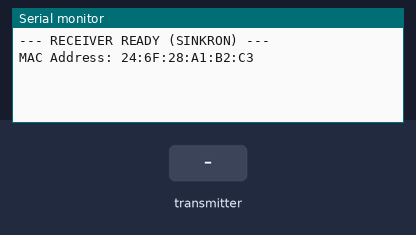
Bench run of a sketch on a simulated ESP32. Parts: the last lines printed to the serial monitor. The inputs (shaded band) are chosen by the test bench.

Above: at 1.2 s.
1.3 s: the transmitter starts sending nodeID = 0
At 1.61 s:
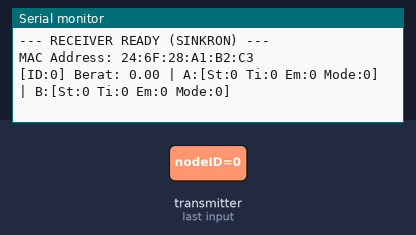
3.3 s: the transmitter starts sending scaleWeight = 25
At 3.61 s:
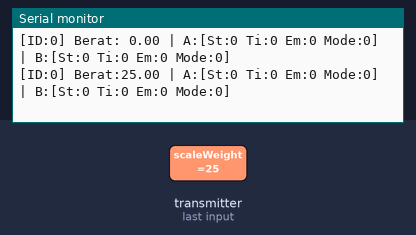
5.3 s: the transmitter starts sending headA_start = 1
At 5.61 s:
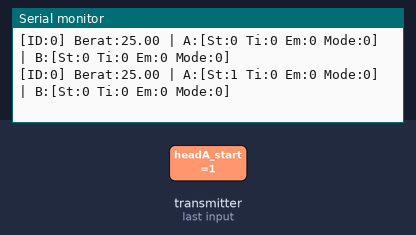
6.8 s: the transmitter starts sending headA_timer = 1
At 7.11 s:
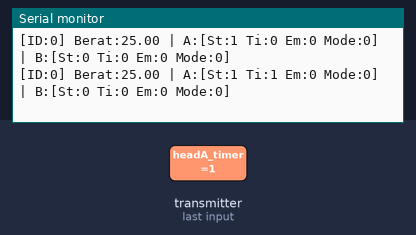
8.3 s: the transmitter starts sending headA_emergency = 1
At 8.61 s:
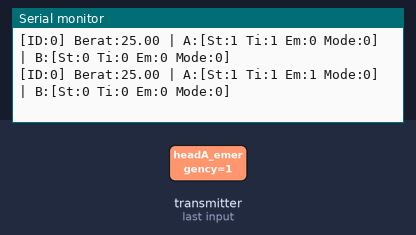
9.8 s: the transmitter starts sending headA_state = 1
At 10.11 s:
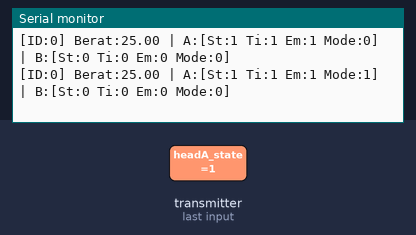

The sketch:

reciver.ino
```cpp
#include <WiFi.h>
#include <esp_now.h>

// STRUKTUR DATA HARUS SAMA PERSIS DENGAN SENDER
typedef struct {
  uint8_t nodeID;
  float scaleWeight;
  bool scaleValid;

  // Head A
  bool headA_start;
  bool headA_timer;
  bool headA_emergency;
  uint8_t headA_state; // Tambahkan ini agar sinkron

  // Head B
  bool headB_start;
  bool headB_timer;
  bool headB_emergency;
  uint8_t headB_state; // Tambahkan ini agar sinkron

  unsigned long timestamp;
} DataPacket;

DataPacket dataNode1, dataNode2;
unsigned long lastRecvNode1 = 0;
unsigned long lastRecvNode2 = 0;

// Fungsi pembantu simbol lebih aman
const char* s(bool v) { return v ? "1" : "0"; }

// Update parameter OnDataRecv agar kompatibel dengan ESP32 Core terbaru
void OnDataRecv(const esp_now_recv_info_t *info, const uint8_t *incomingData, int len) {
  DataPacket temp;

  // Validasi panjang data sebelum copy untuk mencegah crash
  if (len != sizeof(DataPacket)) {
    Serial.printf("Error: Ukuran data tidak cocok! Terima: %d, Seharusnya: %d\n", len, sizeof(DataPacket));
    return;
  }

  memcpy(&temp, incomingData, sizeof(DataPacket));

  if (temp.nodeID == 1) {
    dataNode1 = temp;
    lastRecvNode1 = millis();
  } else if (temp.nodeID == 2) {
    dataNode2 = temp;
    lastRecvNode2 = millis();
  }

  // Print dengan format yang lebih rapi
  Serial.printf("[ID:%d] Berat:%5.2f | A:[St:%s Ti:%s Em:%s Mode:%d] | B:[St:%s Ti:%s Em:%s Mode:%d]\n",
                temp.nodeID,
                temp.scaleWeight,
                s(temp.headA_start), s(temp.headA_timer), s(temp.headA_emergency), temp.headA_state,
                s(temp.headB_start), s(temp.headB_timer), s(temp.headB_emergency), temp.headB_state);
}

void setup() {
  Serial.begin(115200);
  WiFi.mode(WIFI_STA);

  Serial.println("\n--- RECEIVER READY (SINKRON) ---");
  Serial.print("MAC Address: "); Serial.println(WiFi.macAddress());

  if (esp_now_init() != ESP_OK) {
    Serial.println("Error initializing ESP-NOW");
    return;
  }

  esp_now_register_recv_cb(esp_now_recv_cb_t(OnDataRecv));
}

void loop() {
  // Cek timeout (Interval 5 detik)
  if (lastRecvNode1 > 0 && (millis() - lastRecvNode1 > 5000)) {
    Serial.println(">>> ALERT: NODE 1 DISCONNECT! <<<");
    lastRecvNode1 = 0;
  }
  if (lastRecvNode2 > 0 && (millis() - lastRecvNode2 > 5000)) {
    Serial.println(">>> ALERT: NODE 2 DISCONNECT! <<<");
    lastRecvNode2 = 0;
  }
  delay(1000); // Loop luar tidak perlu terlalu cepat
}
```

Measured:
- after the input at 1.3 s, the serial monitor: prints a new line at once (image 1)
- after the input at 3.3 s, the serial monitor: prints a new line at once (image 2)
- after the input at 5.3 s, the serial monitor: prints a new line at once (image 3)
- after the input at 6.8 s, the serial monitor: prints a new line at once (image 4)
- after the input at 8.3 s, the serial monitor: prints a new line at once (image 5)
- after the input at 9.8 s, the serial monitor: prints a new line at once (image 6)
